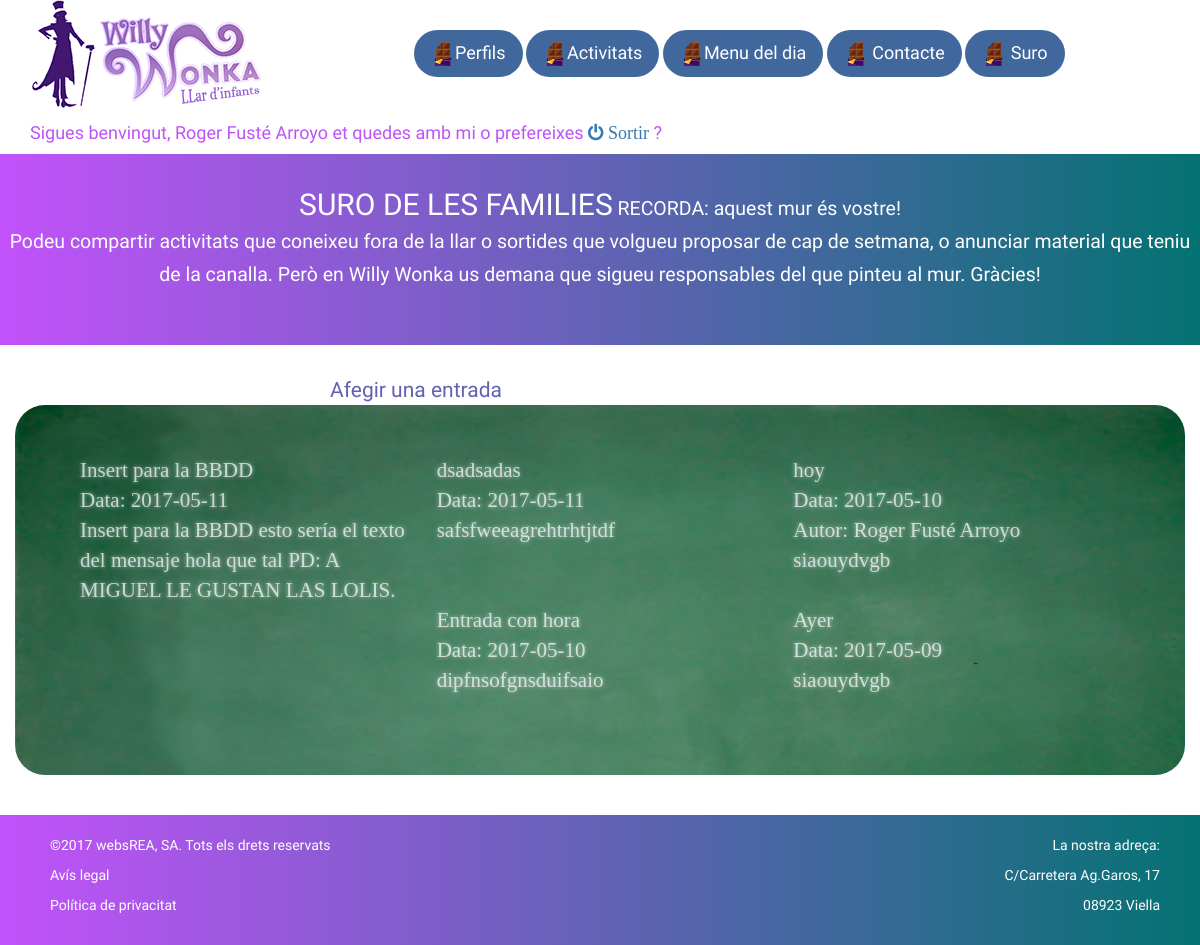
Screenshot of /WillyWonka_web/php/suro.php (signed in) with the database file from the repository.
### tables this page shows
CREATE TABLE `tbl_suro` (
  `sur_id` int(11) NOT NULL,
  `sur_data` date NOT NULL,
  `sur_titol` varchar(100) NOT NULL,
  `sur_text` text NOT NULL,
  `usu_id` int(11) NOT NULL
);

CREATE TABLE `tbl_usuari` (
  `usu_id` int(11) NOT NULL,
  `usu_nom` varchar(50) NOT NULL,
  `usu_cognoms` varchar(100) NOT NULL,
  `usu_mail` varchar(100) NOT NULL,
  `usu_pass` varchar(1000) NOT NULL,
  `usu_estat` enum('actiu','inactiu','','') NOT NULL,
  `usu_tipus` enum('admin','mestre','tutor','') NOT NULL,
  `mes_id` int (11) NULL,
  `cla_id` int(11) DEFAULT NULL
);

### WillyWonka_web/php/suro2.php (the view)
<?php
				include "conexio.php";
				$sql = "SELECT * FROM `tbl_suro` ORDER BY sur_data DESC";
				$resultat = mysqli_query($conexio, $sql);
							if (mysqli_num_rows($resultat) != 0 ) {
								while ($suro = mysqli_fetch_array($resultat)) {
									echo "<div class='col-md-4 '";
									echo "<b>" . $suro['sur_titol'] . "</br> Data: ".$suro['sur_data']."<br>";
									$idPare = $suro['usu_id'];
									$sqlPare = "SELECT * FROM `tbl_usuari` where usu_id = $idPare";
									$resultatPare = mysqli_query($conexio, $sqlPare);
									if (mysqli_num_rows($resultatPare) != 0 ) {
										while ($pare = mysqli_fetch_array($resultatPare)) {
											echo "Autor: " . $pare['usu_nom'] . " ". $pare['usu_cognoms'] . "<br>";
										}
									}
									echo $suro['sur_text'] . "<br><br>";
									echo "</div>";
								}
							}else{echo "BENVINGUTS!<br>Encara no ha escrit ningú, sigues el primer! <img src='../img/icon/satisfied.png'><br><br><br><br><br>";}
				 ?>

### WillyWonka_web/css/main.css (style rules this page uses)
body { font-family: 'Alice', serif; }

### rows the page displays
tbl_suro: sur_titol "Insert para la BBDD", sur_data "2017-05-11", sur_text "Insert para la BBDD esto sería el texto del mensaje hola que tal PD: A MIGUEL LE GUSTAN LAS LOLIS."
tbl_suro: sur_titol "dsadsadas", sur_data "2017-05-11", sur_text "safsfweeagrehtrhtjtdf"
tbl_suro: sur_titol "hoy", sur_data "2017-05-10", sur_text "siaouydvgb"
tbl_usuari: usu_nom "Roger", usu_cognoms "Fusté Arroyo"
tbl_suro: sur_titol "Entrada con hora", sur_data "2017-05-10", sur_text "dipfnsofgnsduifsaio"
tbl_suro: sur_titol "Ayer", sur_data "2017-05-09", sur_text "siaouydvgb"

### other values shown
$_SESSION['usu_nom'] "Roger Fusté Arroyo"
